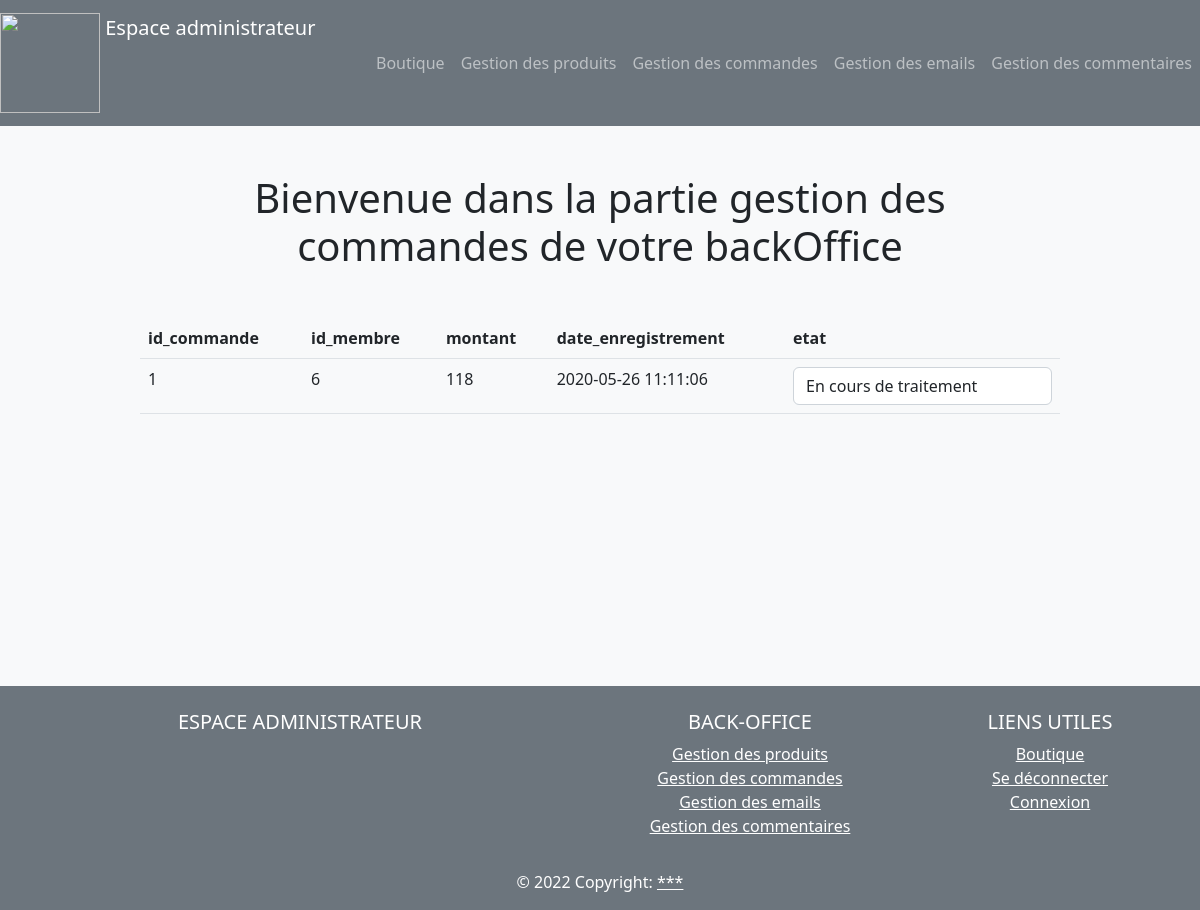
Page /admin/gestion_commandes.php on the committed database.
### tables this page shows
CREATE TABLE `commande` (
  `id_commande` int(3) NOT NULL,
  `id_membre` int(3) DEFAULT NULL,
  `montant` int(3) NOT NULL,
  `date_enregistrement` datetime NOT NULL,
  `etat` enum('en cours de traitement','envoyé','livré') NOT NULL
);

### admin/gestion_commandes.php (the view, shortened to what this page needs)
<?php
require_once("../inc/init.php");
$stmt = $pdo->query("SELECT * FROM commande");
require_once("inc/header.php");
?>
<h1 class='mb-5 text-center'>Bienvenue dans la partie gestion des commandes de votre backOffice</h1>
<table class="table mb-5">
  <thead class="thead-dark">
    <tr>
        <?php for ($i = 0; $i < $stmt->columnCount(); $i++) {
            $col = $stmt->getColumnMeta($i); ?>
            <th scope="col"><?= $col['name']; ?></th>
        <?php } ?>
    </tr>
  </thead>
  <tbody>
        <?php foreach($stmt->fetchAll(PDO::FETCH_ASSOC) as $index => $commande) { ?>
            <tr>
                <?php foreach($commande as $index => $valeur) { ?>
                    <?php if($index == "etat") { ?>
                        <td>
                            <form method="post">
                                <select class="form-control" name="etat">
                                    <?php if($valeur == "en cours de traitement") { ?>
                                        <option value="en cours de traitement" selected> En cours de traitement </option>
                                    <?php }
                                     ?>
                                </select>
                            </form>
                        </td>
                    <?php } else { ?>
                        <td><?php echo $valeur; ?> </td>
                    <?php } ?>
                <?php } ?>
            </tr>
       <?php } ?>
  </tbody>
</table>
<?php
    require_once("inc/footer.php");
?>

### rows in the picture
commande: id_commande "1", id_membre "6", montant "118", date_enregistrement "2020-05-26 11:11:06", etat "En cours de traitement"

### other values in the picture
$col['name'] "id_commande"
$col['name'] "id_membre"
$col['name'] "montant"
$col['name'] "date_enregistrement"
$col['name'] "etat"
